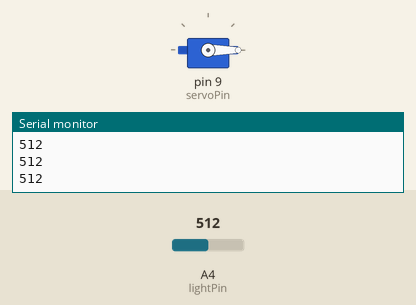
The sketch below on a simulated Arduino Uno, built with avr-gcc and run on an emulated ATmega328P. Shown: servo, the last lines printed to the serial monitor. The test bench sets the inputs (shaded band); at power-on: A4 (lightPin) = 512.

Above: at 1.2 s.
1.3 s: A4 (lightPin) set to 306
At 2.8 s:
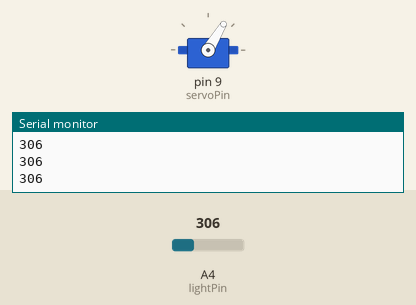
3.2 s: A4 (lightPin) set to 122
At 4.7 s:
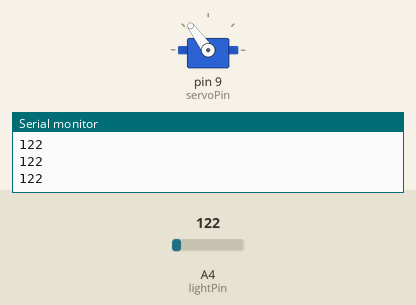
5.0 s: A4 (lightPin) set to 0
At 5.6 s:
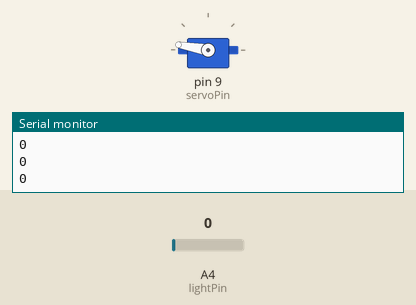
6.7 s: A4 (lightPin) set to 511
At 7.7 s:
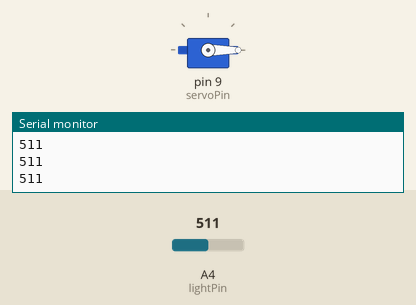
Timing chart, 0 to 9.5 s (numbered marks = the images above; inputs shaded):
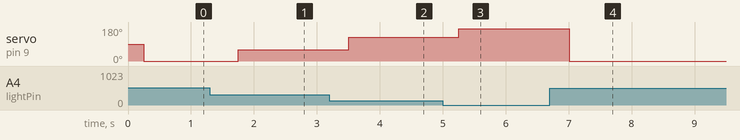

Measured:
- after the input at 1.3 s, servo on pin 9 (servoPin): 0° → 59° after 0.45 s
- after the input at 3.2 s, servo on pin 9 (servoPin): 59° → 126° after 0.31 s
- after the input at 5.0 s, servo on pin 9 (servoPin): 126° → 170° after 0.26 s
- after the input at 6.7 s, servo on pin 9 (servoPin): 170° → 0° after 0.31 s

The sketch:

SERVO_PHOTO_DETECTOR.ino
```cpp
#include <Servo.h>

int servoPin = 9;
int lightVal;
int lightPin = A4;
int delayTime = 250;
int angle;
Servo myServo;

void setup() {
  // put your setup code here, to run once:
  Serial.begin(9600);
  pinMode(lightPin,INPUT);
  pinMode(servoPin,OUTPUT);
  myServo.attach(servoPin);
}

void loop() {
  // put your main code here, to run repeatedly:
  lightVal = analogRead(lightPin);
  Serial.println(lightVal);
  delay(delayTime);
  angle = (-16./44.) * lightVal + 16. * 470. / 44.;
  myServo.write(angle);
}
```
